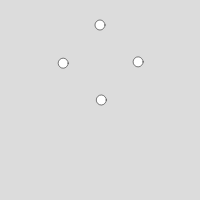
Frame 1 (no input)
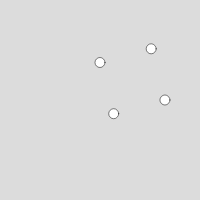
Frame 60 (no input)
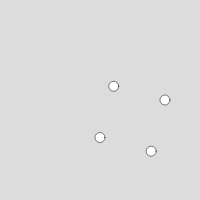
Frame 120 (the mouse pressed at the canvas centre since frame 60)

The p5.js sketch that drew these frames (run headless with seeded random() and noise() and a simulated clock; from frame 60 on, the mouse is pressed at the canvas centre):

// p5.js sketch
// ── sketch.js
function setup() {
  createCanvas(400/2, 400/2);
  angleMode(DEGREES);
  circs = [[0,50,350,200,200],[45,94,306,306,94],[90,200,200,350,50],[135,306,94,306,94]];
}

function draw() {
  scale(0.5);
  background(220);  
 circs.forEach(c=>{
   drawCircle(c[0],c[1],c[2],c[3],c[4])
 }) 
}

function drawCircle(off, lowX,highX,lowY,highY){
  var s = sin(frameCount+off);
  var x = map(s,-1,1,lowX,highX);
  var y = map(s,-1,1,lowY,highY);
  circle(x,y,20);
}
